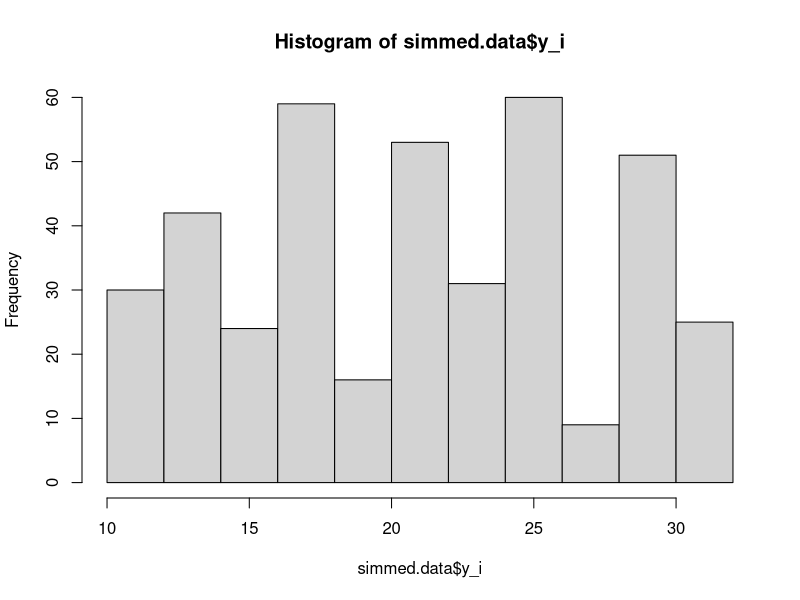

R code for this plot:
library(ggplot2)
library(dplyr)
library(tidyr)
library(lme4)

# Parameters
b.0 = 10  # mean across all levels
b.t = 1   # effect of environmental variable
s.t = 0.5 # std. dev. across transects
s.f = 1.0 # std. dev. across families w/in transect
s.y = 0.2 # residual variation

design = expand.grid(transect = 1:10, family = 1:8, plant = 1:5)

set.seed(909)

# get random effects
plot.effects = data.frame(transect = 1:10, t.ref = rnorm(10, mean = 0, sd = s.t))
faml.effects = expand.grid(transect = 1:10, family = 1:8) %>%
  mutate(f.ref = rnorm(80, mean = 0, sd = s.f)) 
# ah that's how... nested: 80 draws, non-nested: 8 draws  

# fixed effect of environment
plot.fixeffs = data.frame(transect = 1:10, x = 2*(1:10)) %>%
  mutate(t.fef = x * b.t)

# Now... add it all together
simmed.data = merge(x = design, y = plot.effects) %>%
  merge(y = faml.effects) %>%
  merge(y = plot.fixeffs) %>%
  mutate(residual = rnorm(nrow(.), mean = 0, sd = s.y)) %>%
  mutate(y_i = b.0 + t.ref + f.ref + t.fef + residual)

hist(simmed.data$y_i)

# Convert transect, family and plant to  factors
simmed.data = simmed.data %>%
  mutate(transect = factor(transect),
         family = factor(family),
         plant = factor(plant))

# Now... see what a model does
lm(y_i ~ 1, data = simmed.data)

# Random effect of transect incorporated
lmer(y_i ~ (1 | transect), data = simmed.data) %>% summary()
# estimated transect-level std. dev. here is ~6
# residual variance is 1

# if we add in the fixed effect at this state
lmer(y_i ~ x + (1 | transect), data = simmed.data) %>% summary()
# now, the estimated transect-level variance is ~0.4 (it is actually 0.5)!
# remaining variation is left in residual term (resid. var in model is ~1, but actually it's 0.2)

# model without fixed effect, but with family random effect
lmer(y_i ~ (1 | transect / family), data = simmed.data) %>% summary()
# hmm... when family term is added it actually looks like estimates are good
# with the exception of transect

# just because I'm curious - try model where the family effect is not nested
lmer(y_i ~ (1 | transect) + (1 | family), data = simmed.data) %>% summary()
# ah - here, a lot of that variation is picked up by the residual instead!
# interesting! wonder what that relationship is.

# Here is the good model
lmer(y_i ~ x + (1 | transect / family), data = simmed.data) %>% summary()
# this is about right!
# Not sure what to do think about the correlation of fixed effects though!

##### Ohh... I can look at correlation here!

# Actually I'm not sure how to sim this!
